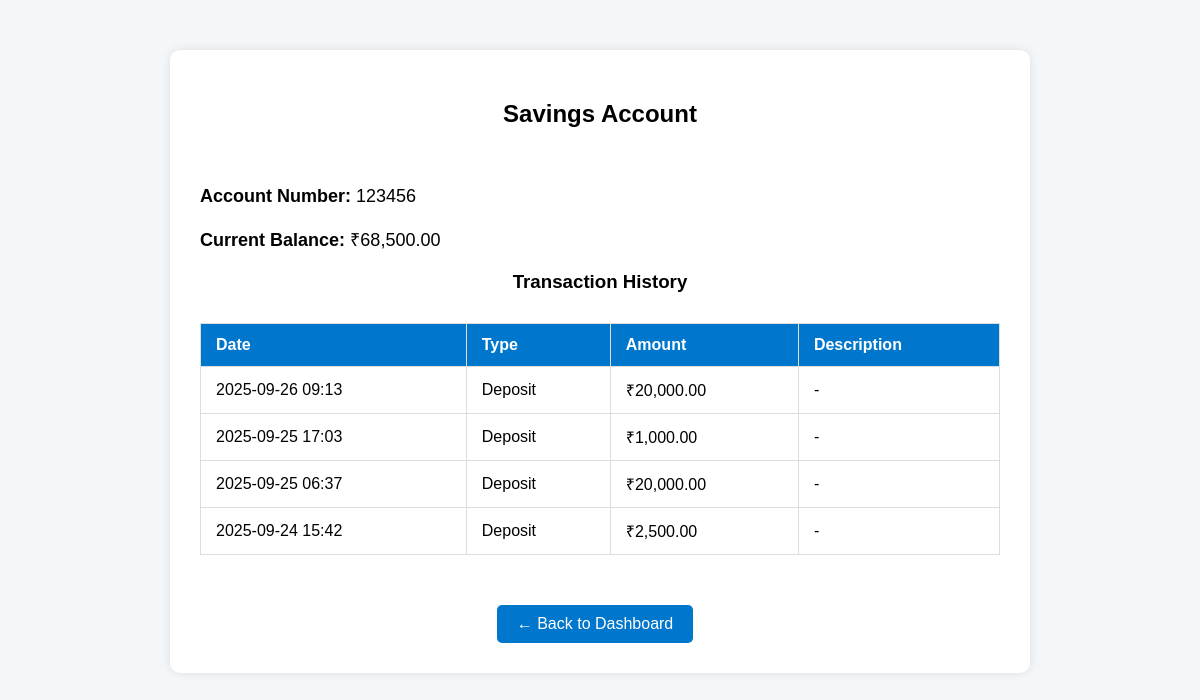
Screenshot of /account/1 (signed in) with the database file from the repository.
### original.py (models this page shows)
class Account(db.Model):
    account_id = db.Column(db.Integer, primary_key=True)
    user_id = db.Column(db.Integer, db.ForeignKey('user.user_id'), nullable=False)
    account_number = db.Column(db.String(20), unique=True, nullable=False)
    account_type = db.Column(db.String(50), nullable=False)
    balance = db.Column(db.Numeric(12, 2), nullable=False, default=0.00)
    status = db.Column(db.String(20), default='Active')
    created_at = db.Column(db.DateTime, default=datetime.utcnow)
    ifsc_code = db.Column(db.String(20))
    branch_name = db.Column(db.String(100))
    transactions = db.relationship('Transaction', backref='account', lazy=True)

class Transaction(db.Model):
    transaction_id = db.Column(db.Integer, primary_key=True)
    account_id = db.Column(db.Integer, db.ForeignKey('account.account_id'), nullable=False)
    transaction_type = db.Column(db.String(50), nullable=False)
    amount = db.Column(db.Numeric(12, 2), nullable=False)
    balance = db.Column(db.Numeric(12, 2), nullable=False, default=0.00)
    description = db.Column(db.String(255))
    timestamp = db.Column(db.DateTime, default=datetime.utcnow)

### original.py (the view)
@app.route('/account/<int:account_id>')
def account_details(account_id):
    if 'username' not in session:
        return redirect(url_for('login'))
    user = User.query.filter_by(username=session['username']).first()
    account = Account.query.filter_by(account_id=account_id, user_id=user.user_id).first()
    transactions = Transaction.query.filter_by(account_id=account.account_id).order_by(Transaction.timestamp.desc()).all()
    return render_template('account_details.html', account=account, transactions=transactions)

### templates/account_details.html (shortened to what this page needs)
<!DOCTYPE html>
<html lang="en">
<head>
</head>
<body>
    <div class="details-container">
         <h2>{{ account.account_type }} Account</h2>
        <div class="info"><strong>Account Number:</strong> {{ account.account_number }}</div>
        <div class="info"><strong>Current Balance:</strong> ₹{{ "{:,.2f}".format(account.balance) }}</div>
        <h3>Transaction History</h3>
        {% if transactions %}
            <table>
                <tr>
                    <th>Date</th>
                    <th>Type</th>
                    <th>Amount</th>
                    <th>Description</th>
                </tr>
                {% for txn in transactions %}
                <tr>
                    <td>{{ txn.timestamp.strftime('%Y-%m-%d %H:%M') }}</td>
                    <td>{{ txn.transaction_type }}</td>
                    <td>₹{{ "{:,.2f}".format(txn.amount) }}</td>
                    <td>{{ txn.description or '-' }}</td>
                </tr>
                {% endfor %}
            </table>
        {% else %}
            <p style="text-align:center;">No transactions found for this account.</p>
        {% endif %}
        <div class="btn-container">
            <a href="{{ url_for('dashboard') }}" class="btn">← Back to Dashboard</a>
        </div>
    </div>
</body>
</html>

### templates/account_details.html (style rules this page uses)
body { font-family: Arial, sans-serif; margin: 40px; background-color: #f4f7f9; }
.details-container { max-width: 800px; margin: 50px auto; background-color: white; padding: 30px; border-radius: 10px; box-shadow: 0 0 10px rgba(0,0,0,0.1); }
h2, h3 { text-align: center; }
.info { font-size: 18px; margin: 20px 0; }
table { width: 100%; border-collapse: collapse; margin-top: 30px; }
th, td { padding: 12px 15px; border: 1px solid #ddd; text-align: left; }
th { background-color: #0077cc; color: white; }
.btn { display: inline-block; margin-top: 30px; text-decoration: none; background: #0077cc; color: white; padding: 10px 20px; border-radius: 5px; margin-right: 10px; }
.btn-container { text-align: center; margin-top: 20px; }

### rows the page displays
Account: account_type "Savings", account_number "123456", balance "68,500.00"
Transaction: timestamp "2025-09-26 09:13", transaction_type "Deposit", amount "20,000.00", description "-"
Transaction: timestamp "2025-09-25 17:03", transaction_type "Deposit", amount "1,000.00", description "-"
Transaction: timestamp "2025-09-25 06:37", transaction_type "Deposit", amount "20,000.00", description "-"
Transaction: timestamp "2025-09-24 15:42", transaction_type "Deposit", amount "2,500.00", description "-"
